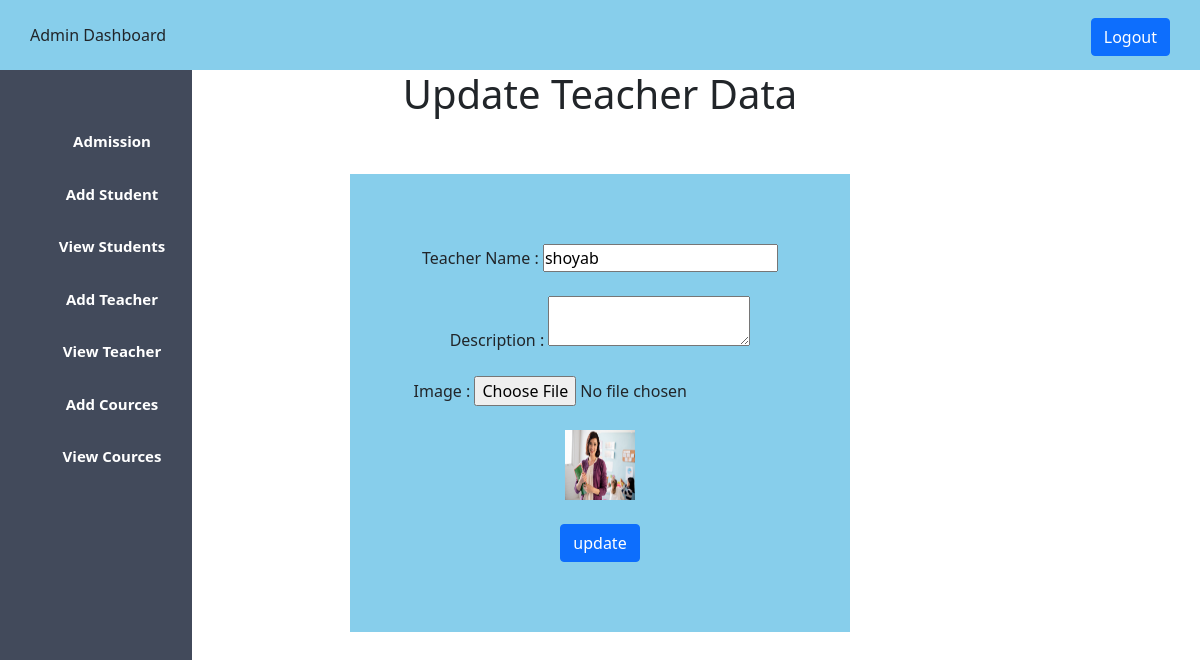
The page /Tupdate.php?id=4 (signed in) on the database its author committed.
### tables this page shows
CREATE TABLE `teacher` (
  `id` int(33) NOT NULL,
  `name` varchar(39) DEFAULT NULL,
  `dicription` varchar(38) DEFAULT NULL,
  `image` varchar(38) DEFAULT NULL
);

### Tupdate.php (the view, shortened to what this page needs)
<!doctype html>
<html lang="en">
  <head>
    <link rel="stylesheet" type="text/css" href="admin.css">
    <link href="https://cdn.jsdelivr.net/npm/bootstrap@5.0.2/dist/css/bootstrap.min.css" rel="stylesheet">
  </head>
  <body>
  <?php
    include 'admin-sidebar.php';
  ?>
<center>
<h1>Update Teacher Data</h1><br><br>
<div class="div_deg">
    <form action="#" method="post" enctype="multipart/form-data">
<?php
    include 'connect.php';
    $id=$_GET['id'];
    $show="select * from teacher where id={$id}";
    $showquery=mysqli_query($con,$show);
    $showress=mysqli_fetch_array($showquery);
?>
        <div >
            <lable>Teacher Name :</lable>
            <input type="text" name="name" value="<?php echo $showress['name']?>">
        </div>
        <br>
        <div>
            <lable>Description :</lable>
            <textarea name="dicription" value="<?php echo $showress['dicription']?>"></textarea>
        </div>
        <br>
        <div >
            <lable>Image :</lable>
            <input type="file" name="image"><br><br>
            <img width="70px" height="70px" class="teacher" src="<?php echo $showress['image']?>">
        </div>
        <br>
        <div >
        <input type="submit" name="submit" value="update" class="btn btn-primary">
        </div>
    </form>
</div>
</center>
  </body>
</html>

### admin.css (style rules this page uses)
* { padding: 0%;margin:0%; text-decoration: none; }

### Tupdate.php (style rules this page uses)
.div_deg { background-color:skyblue; width:400px; padding-top:70px; padding-bottom:70px; }

### admin-sidebar.php (style rules this page uses)
.div_deg { background-color:skyblue; width:500px; padding-top:70px; padding-bottom:70px; }

### rows shown on the page
teacher: name "shoyab", image (picture)
